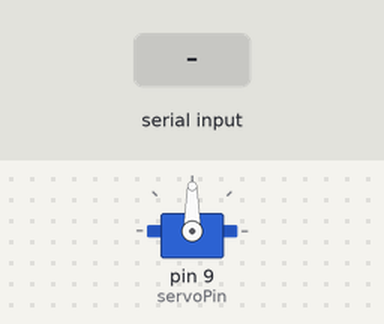
This sketch was run on a simulated Arduino Uno, built with avr-gcc and run on an emulated ATmega328P. On the bench: servo. The test bench sets the inputs (shaded band).

Above: at 1.2 s.
1.3 s: "30,150\n" received over Serial
At 3.3 s:
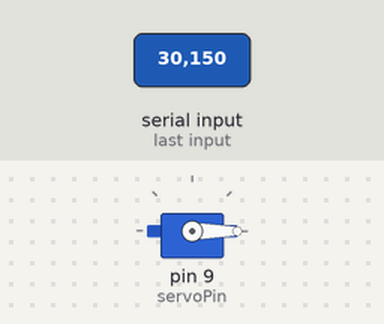
3.8 s: "90,45\n" received over Serial
At 4.5 s:
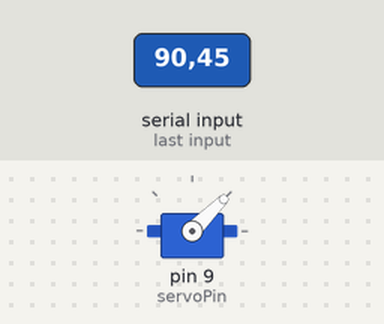
6.3 s: "200\n" received over Serial
At 7.1 s:
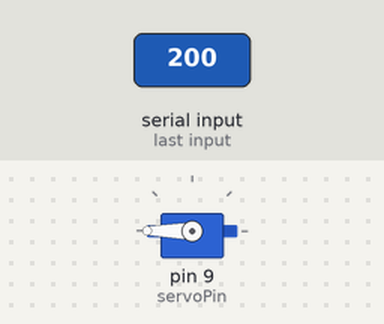
Timing chart, 0 to 9.3 s (numbered marks = the images above; inputs shaded):
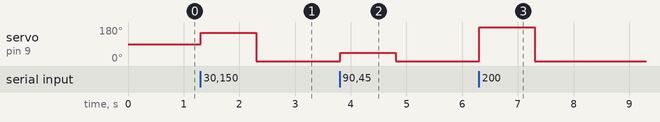

The sketch:

Test_3_position_test.ino
```cpp
#include <Servo.h>
//
Servo servo;

const byte servoPin = 9;

void setup()
{
  Serial.begin(9600);
  servo.write(90);
  servo.attach(servoPin);

}

void loop()
{
  if (Serial.available())
  {
    int pos = Serial.parseInt();
   // prevent harm to servo from over extension
    if (pos > 180)
    {
      pos = 180;
    }
    if (pos < 0)
    {
      pos - 0;
    }
    servo.write(pos);
  }
}
```

Measured:
- after the input at 1.3 s, servo on pin 9 (servoPin): 90° → 150° at once, → 0° 1.0 s later
- after the input at 3.8 s, servo on pin 9 (servoPin): 0° → 45° at once, → 0° 1.0 s later
- after the input at 6.3 s, servo on pin 9 (servoPin): 0° → 180° at once, → 0° 1.0 s later
